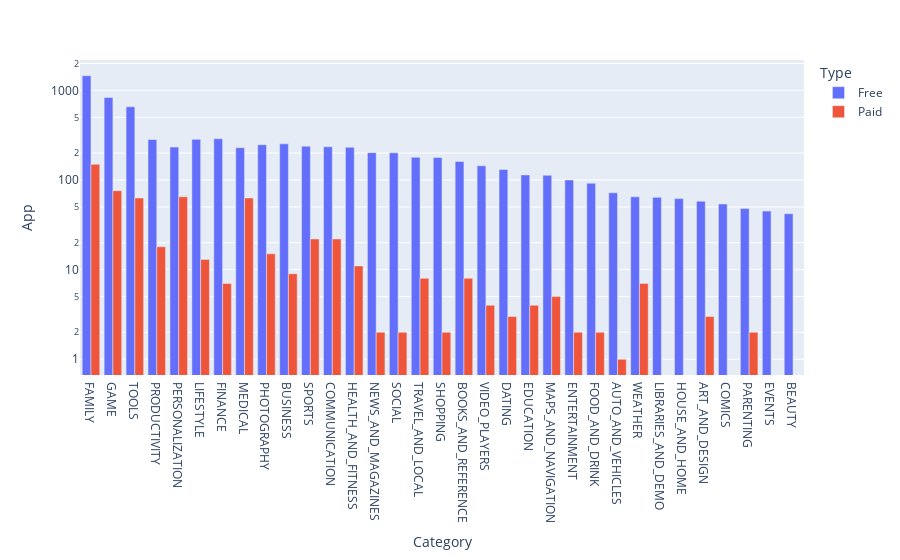

Notebook source saved alongside this figure:
### Markdown cell above
**Challenge**: Use the plotly express bar [chart examples](https://plotly.com/python/bar-charts/#bar-chart-with-sorted-or-ordered-categories) and the [.bar() API reference](https://plotly.com/python-api-reference/generated/plotly.express.bar.html#plotly.express.bar) to create this bar chart: 

<img src=https://imgur.com/LE0XCxA.png>

You'll want to use the `df_free_vs_paid` DataFrame that you created above that has the total number of free and paid apps per category. 

See if you can figure out how to get the look above by changing the `categoryorder` to 'total descending' as outlined in the documentation here [here](https://plotly.com/python/categorical-axes/#automatically-sorting-categories-by-name-or-total-value).

### Code cell
g_bar = px.bar(df_free_vs_paid, x="Category", y="App", barmode="group", color="Type")
g_bar.update_layout(xaxis={"categoryorder": "total descending"}, yaxis=dict(type="log"))

g_bar.show()

### Figure 1 — Plotly figure (JSON) as saved in the notebook; plotly's stock layout.template omitted (floating-point values rounded to 4 significant figures)
{"data": [{"alignmentgroup": "True", "hovertemplate": "Type=Free<br>Category=%{x}<br>App=%{y}<extra></extra>", "legendgroup": "Free", "marker": {"color": "#636efa"}, "name": "Free", "offsetgroup": "Free", "orientation": "v", "showlegend": true, "textposition": "auto", "type": "bar", "x": ["ART_AND_DESIGN", "AUTO_AND_VEHICLES", "BEAUTY", "BOOKS_AND_REFERENCE", "BUSINESS", "COMICS", "COMMUNICATION", "DATING", "EDUCATION", "ENTERTAINMENT", "EVENTS", "FAMILY", "FINANCE", "FOOD_AND_DRINK", "GAME", "HEALTH_AND_FITNESS", "HOUSE_AND_HOME", "LIBRARIES_AND_DEMO", "LIFESTYLE", "MAPS_AND_NAVIGATION", "MEDICAL", "NEWS_AND_MAGAZINES", "PARENTING", "PERSONALIZATION", "PHOTOGRAPHY", "PRODUCTIVITY", "SHOPPING", "SOCIAL", "SPORTS", "TOOLS", "TRAVEL_AND_LOCAL", "VIDEO_PLAYERS", "WEATHER"], "xaxis": "x", "y": [58, 72, 42, 161, 253, 54, 235, 131, 114, 100, 45, 1456, 289, 92, 834, 232, 62, 64, 284, 113, 229, 202, 48, 233, 248, 283, 178, 201, 238, 656, 179, 144, 65], "yaxis": "y"}, {"alignmentgroup": "True", "hovertemplate": "Type=Paid<br>Category=%{x}<br>App=%{y}<extra></extra>", "legendgroup": "Paid", "marker": {"color": "#EF553B"}, "name": "Paid", "offsetgroup": "Paid", "orientation": "v", "showlegend": true, "textposition": "auto", "type": "bar", "x": ["ART_AND_DESIGN", "AUTO_AND_VEHICLES", "BOOKS_AND_REFERENCE", "BUSINESS", "COMMUNICATION", "DATING", "EDUCATION", "ENTERTAINMENT", "FAMILY", "FINANCE", "FOOD_AND_DRINK", "GAME", "HEALTH_AND_FITNESS", "LIFESTYLE", "MAPS_AND_NAVIGATION", "MEDICAL", "NEWS_AND_MAGAZINES", "PARENTING", "PERSONALIZATION", "PHOTOGRAPHY", "PRODUCTIVITY", "SHOPPING", "SOCIAL", "SPORTS", "TOOLS", "TRAVEL_AND_LOCAL", "VIDEO_PLAYERS", "WEATHER"], "xaxis": "x", "y": [3, 1, 8, 9, 22, 3, 4, 2, 150, 7, 2, 76, 11, 13, 5, 63, 2, 2, 65, 15, 18, 2, 2, 22, 63, 8, 4, 7], "yaxis": "y"}], "layout": {"barmode": "group", "legend": {"title": {"text": "Type"}, "tracegroupgap": 0}, "margin": {"t": 60}, "xaxis": {"anchor": "y", "categoryorder": "total descending", "domain": [0, 1], "title": {"text": "Category"}}, "yaxis": {"anchor": "x", "domain": [0, 1], "title": {"text": "App"}, "type": "log"}}}
